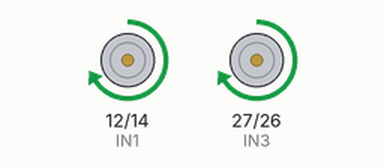
Simulated run of this sketch. Board: ESP32. Shown: motor-driver pin pairs drawn as motors (green arrow = first pin HIGH = forward, orange = second pin HIGH = backward, longer = more drive, scaled by the enable pin).

Above: at 1.0 s.
At 4.0 s:
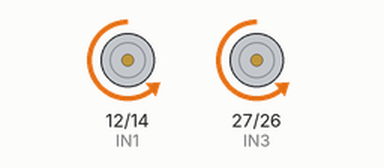
At 6.0 s:
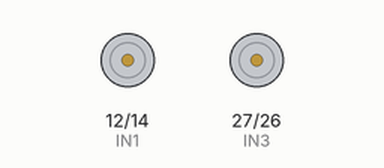
Timing chart, 0 to 9.1 s (numbered marks = the images above):
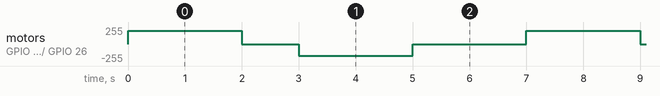

Measured:
- by itself, motor on GPIO 12 (IN1) / GPIO 14 (IN2), motor on GPIO 27 (IN3) / GPIO 26 (IN4): repeats every 7.0 s: stopped 1.0 s, backward 179/255 2.0 s, stopped 2.0 s, forward 199/255 2.0 s

The sketch:

Racheta_Final_Project.ino
```cpp
// DEFINIRE PINI MOTOR A
const int ENA  = 25;  // PWM pentru viteza motor A
const int IN1  = 12;
const int IN2  = 14;

// DEFINIRE PINI MOTOR B
const int ENB  = 33;  // PWM pentru viteza motor B
const int IN3  = 27;
const int IN4  = 26;

void setup() {
  // Direcție motoare
  pinMode(IN1, OUTPUT);
  pinMode(IN2, OUTPUT);
  pinMode(IN3, OUTPUT);
  pinMode(IN4, OUTPUT);

  // PWM pinii
  ledcSetup(0, 1000, 8);  // canal 0, frecvență 1kHz, rezoluție 8-bit
  ledcAttachPin(ENA, 0);  // ENA pe canal 0

  ledcSetup(1, 1000, 8);
  ledcAttachPin(ENB, 1);  // ENB pe canal 1
}

void loop() {
  // Merge ÎNAINTE
  digitalWrite(IN1, HIGH);
  digitalWrite(IN2, LOW);

  digitalWrite(IN3, HIGH);
  digitalWrite(IN4, LOW);

  ledcWrite(0, 200); // Viteza motor A (0-255)
  ledcWrite(1, 200); // Viteza motor B

  delay(2000); // 2 secunde înainte

  // STOP
  ledcWrite(0, 0);
  ledcWrite(1, 0);

  delay(1000); // Pauză 1 secundă

  // Merge ÎNAPOI
  digitalWrite(IN1, LOW);
  digitalWrite(IN2, HIGH);

  digitalWrite(IN3, LOW);
  digitalWrite(IN4, HIGH);

  ledcWrite(0, 180);
  ledcWrite(1, 180);

  delay(2000); // 2 secunde înapoi

  // STOP
  ledcWrite(0, 0);
  ledcWrite(1, 0);

  delay(2000); // Pauză
}
```
